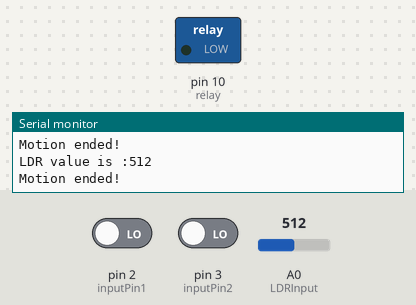
Simulated run of this sketch. Board: Arduino Uno, built with avr-gcc and run on an emulated ATmega328P. Shown: switched loads named in the sketch (green lamp = pin HIGH), the last lines printed to the serial monitor. The inputs (shaded band) are chosen by the test bench; at power-on: pin 2 (inputPin1) LOW, pin 3 (inputPin2) LOW, A0 (LDRInput) = 512.

Above: at 1.2 s.
1.3 s: pin 2 (inputPin1) driven HIGH
At 2.6 s:
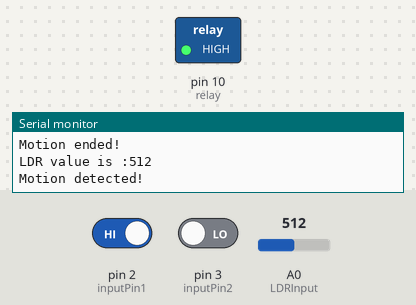
2.9 s: pin 2 (inputPin1) driven LOW
At 4.5 s:
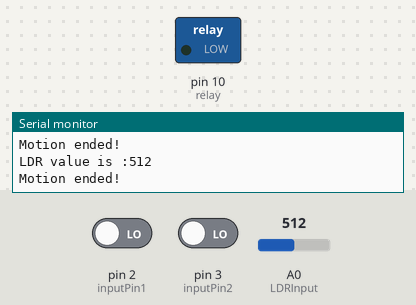
5.1 s: pin 3 (inputPin2) driven HIGH
At 5.9 s:
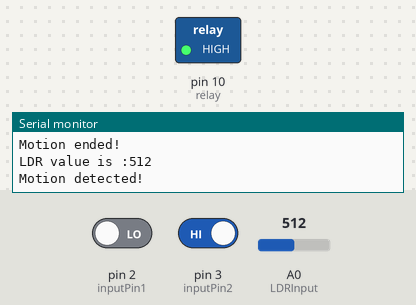
Timing chart, 0 to 8.1 s (numbered marks = the images above; inputs shaded):
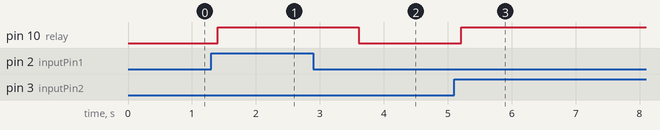

Measured:
- after the input at 1.3 s, pin 10 (relay): LOW → HIGH after 0.10 s
- after the input at 2.9 s, pin 10 (relay): HIGH → LOW after 0.71 s
- after the input at 5.1 s, pin 10 (relay): LOW → HIGH after 0.11 s

The sketch:

LDR_+_Relay.ino
```cpp
/*
   PIR sensor tester
*/
int LDRInput = A0;
int relay = 10;         // choose the pin for the LED
int inputPin1 = 2;            // choose the input pin (for PIR sensor)
int inputPin2 = 3;            // choose the input pin (for PIR sensor)
int pirState = LOW;
// we start, assuming no motion detected
int val1 = 0;                 // variable for reading the pin status
int val2 = 0;                 // variable for reading the pin status


void setup() {
  Serial.begin(9600);
  pinMode(relay, OUTPUT);    // declare relay as output
  pinMode(inputPin1, INPUT);  // declare sensor as input
  pinMode(inputPin2, INPUT);
  //pinMode(LDRInput, INPUT); // declare sensor as input
}

void loop() {
  int value = analogRead(LDRInput); //Reads the Value of LDR(light).
  Serial.print("LDR value is :");//Prints the value of LDR to Serial Monitor.
  Serial.println(value);


  if (value > 300) {

    val1 = digitalRead(inputPin1);  // read input value
    val2 = digitalRead(inputPin2); // read input value
    /*Serial.print("S1 value is :");
    Serial.print(val1);
    Serial.print("S1 value is :");
    Serial.print(val2);*/
    if (val1 == HIGH || val2 == HIGH) {         // check if the input is HIGH
      digitalWrite(relay, HIGH);  // turn LED ON
      Serial.println("Motion detected!");
      delay(2000);
    }
    if (val1 == LOW && val2 == LOW) {
      digitalWrite(relay, LOW); // turn LED OFF
      Serial.println("Motion ended!");
    }
  }
      //Serial.println();
  delay(200);
}
```
